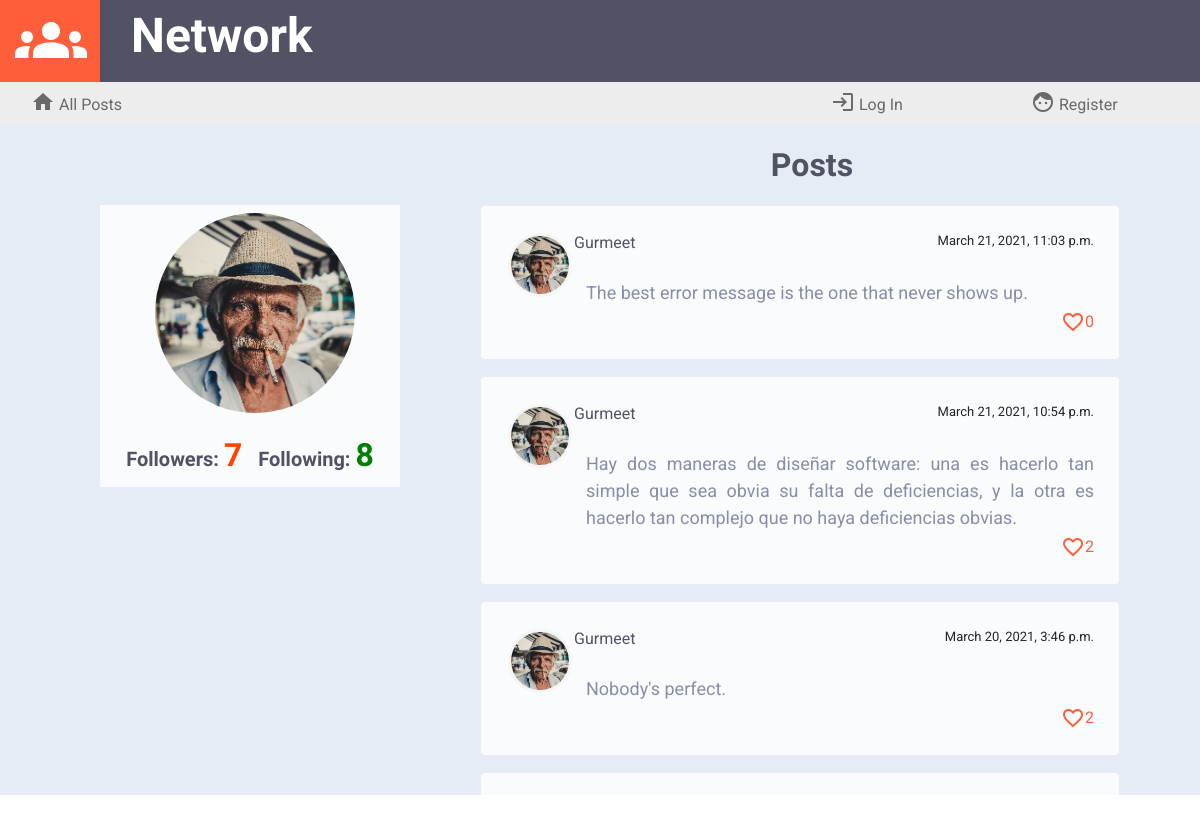
The page /profile/Gurmeet on the database its author committed.
### network/models.py (models this page shows, shortened)
class Profile(models.Model):
    usuario = models.ForeignKey(User, on_delete=models.CASCADE, blank=False)
    avatar = models.CharField(max_length=12, blank=False)
    cantidad_seguidores = models.IntegerField(default=0)
    cantidad_seguidos = models.IntegerField(default=0)
    siguiendo = models.ManyToManyField(User, blank=True, related_name="following")
    seguidores = models.ManyToManyField(User, blank=True, related_name="followers")

class Posts(models.Model): # publicación
    usuario = models.ForeignKey(User, on_delete=models.CASCADE, blank=False)
    avatar = models.CharField(max_length=12, blank=False)
    contents = models.TextField(max_length=640, blank=False)
    post_date = models.DateTimeField(blank=False, auto_now_add=True)
    cantidad_megusta = models.IntegerField(default=0)
    megusta = models.ManyToManyField(User, blank=True, related_name="likesto")

class User(AbstractUser):
    pass

### network/views.py (the view)
# urls.py: path("profile/<str:nombre>", views.profile, name="profile"),
def profile(request, nombre):
    usuarioprf = User.objects.get(username=nombre)
    profile = Profile.objects.get(usuario=usuarioprf)
    profilename = nombre
    lista_posts = Posts.objects.filter(usuario=usuarioprf.id).order_by('-post_date')
    paginator = Paginator(lista_posts, 10)
    page_number = request.GET.get('page')
    page_obj = paginator.get_page(page_number)
    if request.user in profile.seguidores.all():
        accion = 'Unfollow'
    else:
        accion = 'Follow'
    if request.user.is_authenticated:
        perfil = Profile.objects.get(usuario=request.user)
        return render(request, "network/profile.html",{"perfil": perfil,'page_obj': page_obj,
                                                       'profile': profile,
                                                       'profilename': profilename,
                                                       'accion': accion })
    else:
        return render(request, "network/profile.html",{'page_obj': page_obj,
                                                       'profile': profile,
                                                       'profilename': profilename})

### network/templates/network/profile.html (shortened to what this page needs)
{% extends "network/layout.html" %}
{% load static %}
{% block body %}
<div class="container-fluid cuerpo">
    <div class="row">
        <div class="col-lg-1 col-sm-12"></div>
        <div class="col-lg-3 col-sm-12">
        </div>
        <div class="col-lg-8 col-sm-12">
            <div class="titleNewPost">Posts</div>
        </div>
    </div>
    <div class="row" id="principal">
        <div class="col-lg-1  col-sm-12"></div>
        <div class="col-lg-3  col-sm-12" id="col-profile">
            {% if user.is_authenticated %}
            <div id="divprofile">
            <div class="titleNewPost">{{ profilename }}</div>
            <div> <img src="/static/network/avatars/{{profile.avatar}}" id="profileavatar"> </div>
            <div id="divprofileinfo">
            <div class="profileinfo">Followers: <text id="cantidadseguidores">{{profile.cantidad_seguidores}}</text></div>
            <div class="profileinfo">Following: <text id="cantidadseguidos">{{profile.cantidad_seguidos}}</text> </div>
            </div>
            </div>
            {% if profile.usuario != request.user %}
                <form id="follow-form">
                    <div id="divbuttonfollow">
                        <input type="hidden" id="usertofollow" value="{{ profile.usuario }}"/>
                        <input type="submit" class="btn btn-primary" id="buttonfollow" value="{{ accion }}"/>
                    </div>
                </form>
            {% else %}
            <form id="follow-form">
                    <input type="submit" id="buttonfollow" value="" style="visibility: hidden ;"/>
            </form>
            {% endif %}
            {% else %}
            <div id="divprofile">
            <div> <img src="/static/network/avatars/{{profile.avatar}}" id="profileavatar"> </div>
            <div id="divprofileinfo">
            <div class="profileinfo">Followers: <text id="cantidadseguidores">{{profile.cantidad_seguidores}}</text></div>
            <div class="profileinfo">Following: <text id="cantidadseguidos">{{profile.cantidad_seguidos}}</text> </div>
            </div>
            </div>
            {% endif %}
        </div>
        <div class="col-lg-8  col-sm-12" id="posts">
            {% for post in page_obj %}
            <div class="post">
                <div class="postdetails"> <a href="{% url 'profile' post.usuario %}"> <img src="/static/network/avatars/{{post.avatar}}" class="postavatar"> <text class="postname">{{post.usuario}}</text> </a> <text class="postdate">{{post.post_date}}</text><br></div>
                <div class="postcontents" id='contents{{post.id}}'>{{post.contents}}</div>
                {% if user.is_authenticated %}
                <textarea class="editcontents" id='editcontents{{post.id}}'>{{post.contents}}</textarea>
                <div>
                    {% if post.usuario == request.user %}
                    <br><a class="enlaceedit" data-postid='{{post.id}}''>Edit</a>
                    {% endif %}
                </div>
                <div class="postlikes">
                <i class="material-icons iconlikes identity" data-identity='{{post.id}}' style="cursor: pointer" id='icon{{post.id}}'>
                    {% if user in post.megusta.all %}
                        favorite
                    {% else %}
                        favorite_border
                    {% endif %}
                </i>
                <text class="numberlikes" id='text{{post.id}}'>&nbsp;{{post.cantidad_megusta}}</text></div>
                {% else %}
                <div class="postlikes"><i class="material-icons iconlikes">favorite_border</i><text class="numberlikes">{{post.cantidad_megusta}}</text></div>
                {% endif %}
            </div>
            {% endfor %}
        </div>
    </div>
</div>
{% endblock %}

### network/static/network/styles.css (style rules this page uses)
a { font-family: 'Roboto', sans-serif; color: dimgrey; }
body { overflow-x:hidden; overflow-y: hidden; }
.cuerpo { background: #e6ecf5; }
.titleNewPost { font-family: 'Jura', sans-serif; font-size: 32px; font-weight: bolder; color: #515365; text-align: center; vertical-align: text-bottom; padding-top: 16px; padding-left: 24px; }
#formulario, #posts { padding-top: 16px; text-align: center; justify-content: center; }
#posts { overflow-y:scroll; }
.post { height: auto; min-width: 640px; max-width: 640px; background: #fafbfd; border: 1px solid #e6ecf5; border-radius: 5px; padding: 25px; position: relative; box-sizing: border-box; margin: 0 auto 16px; font-family: 'Roboto', sans-serif; font-size:small; display:inline-block; justify-content: left; }
.postavatar { border: 1px solid whitesmoke; padding: 2px; margin: 2px; border-radius: 100%; width: 64px; height: 64px; background-color: whitesmoke; float:left; }
.postname { font-family: 'Roboto', sans-serif; font-size:medium; font-weight: normal; color: #515365; float: left; }
.postdate { font-family: 'Roboto', sans-serif; font-size:small; font-weight: normal; float:right; }
.postdetails { font-family: 'Roboto', sans-serif; font-size:medium; font-weight:normal; }
.postcontents { font-family: 'Roboto', sans-serif; font-size:large; color: #888da8; display:block; margin-top: 24px; padding-left: 80px; padding-bottom: 4px; text-align: justify }
.postlikes { display:inline-flex; float:right; vertical-align:text-bottom; }
.iconlikes { color: #ff5e3a; }
.numberlikes { color:#ff5e3a; font-family: 'Roboto', sans-serif; font-size:medium; }
#col-profile { margin-top: 16px; width: 100%; padding: 0; justify-content: center; }
#divprofile { display:grid; grid-row-gap: 2px; justify-content: center; background: #fafbfd; }
#profileavatar { margin: 8px; margin-left: 14%; border-radius: 100%; width: 200px; height: 200px; background-color: #e6ecf5; text-align: center; }
#divprofileinfo { display: flex; }
.profileinfo { font-family: 'Jura', sans-serif; font-size: 20px; font-weight: bolder; color: #515365; padding: 8px; }
#cantidadseguidores { color:orangered; font-size: 32px; }
#cantidadseguidos { color: green; font-size: 32px; }

### rows shown on the page
Profile: avatar (picture), cantidad_seguidores "7", cantidad_seguidos "8"
Posts: avatar (picture), usuario "Gurmeet", post_date "March 21, 2021, 11:03 p.m.", contents "The best error message is the one that never shows up.", cantidad_megusta "0"
Posts: avatar (picture), usuario "Gurmeet", post_date "March 21, 2021, 10:54 p.m.", contents "Hay dos maneras de diseñar software: una es hacerlo tan simple que sea obvia su falta de deficiencias, y la otra es hacerlo tan complejo que no haya deficiencias obvias.", cantidad_megusta "2"
Posts: avatar (picture), usuario "Gurmeet", post_date "March 20, 2021, 3:46 p.m.", contents "Nobody's perfect.", cantidad_megusta "2"
